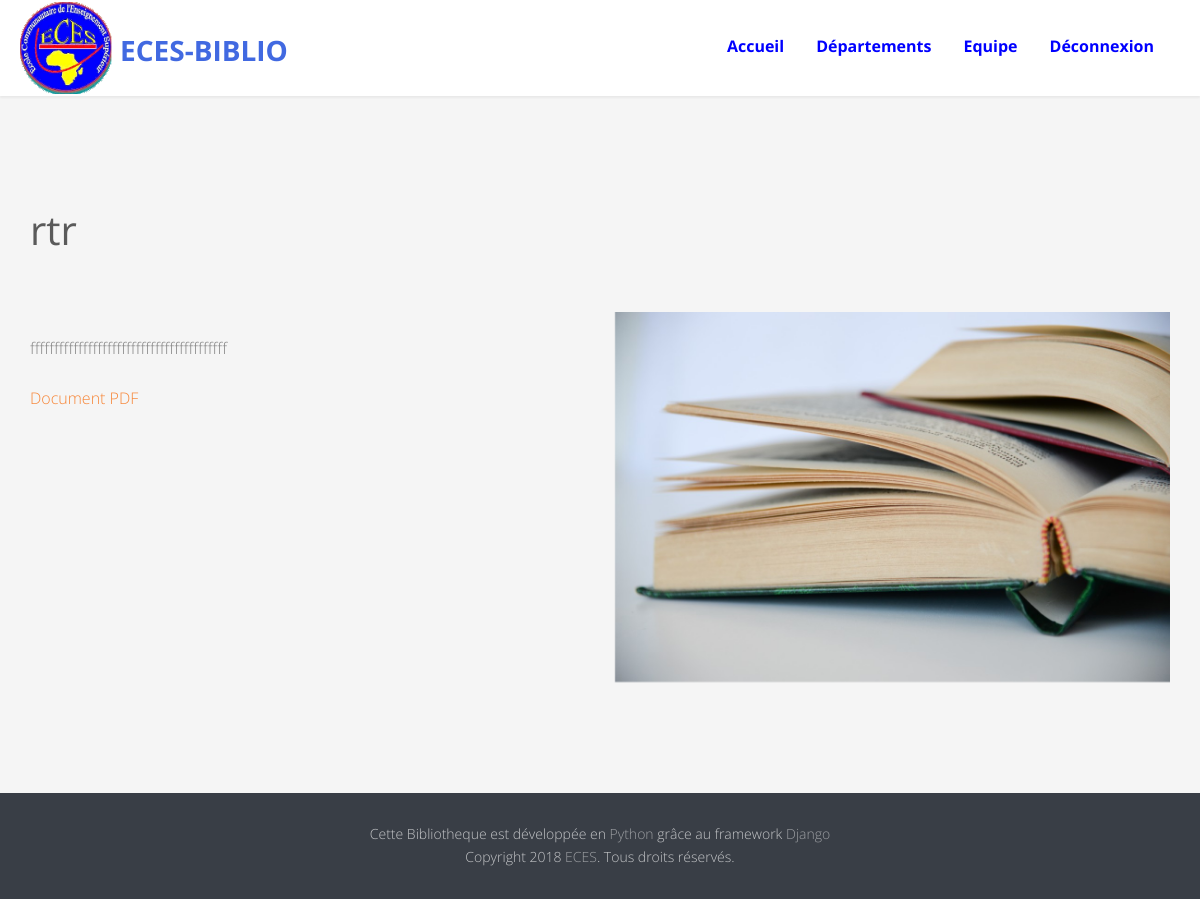
Screenshot of /documents/3/ (signed in) with the database file from the repository.
### eces/models.py (models this page shows, shortened)
class Document(models.Model):
  titre=models.CharField(max_length=100, unique=True, help_text='veuillez indiquer le titre du document')
  description=RichTextField()
  image=models.FileField(upload_to="Repertoire_Images", default='images_defaut/defaultdocument.jpeg')
  fichier=models.FileField(upload_to="Repertoire_Documents")
  filiere=models.ForeignKey(Filiere, on_delete=models.CASCADE)
  class Meta:
    verbose_name_plural='DOCUMENTS'

### eces/views.py (the view)
# urls.py: path('documents/<int:pk>/', views.DocumentDetailView.as_view(), name='document_detail'),
class DocumentDetailView(LoginRequiredMixin, DetailView):
	template_name='documents_detail.html'
	model=models.Document

### templates/documents_detail.html (shortened to what this page needs)
{% extends 'index.html' %}
{%  block header %}
{{ block.super }}
{%  endblock header%}
 {% block departement %}
 <div id="fh5co-tours" class="fh5co-section-gray">
    <div class="container">
        <div class="row">
            <div class="col-md-12 animate-box">
                 <h2 class="heading-title">{{ document.titre }}</h2>
            </div>
			<div class="col-md-6 animate-box">
				<p>{{ document.description|safe }}</p>
				<p><a href="{{ document.fichier.url }}">Document PDF</a></p>
			</div>
			<div class="col-md-6 animate-box">
				<img class="img-responsive" src="{{ document.image.url }}" alt="travel">
			</div>
		</div>
     </div>
</div>
 {% endblock departement %}

### eces/static/eces/css/style.css (style rules this page uses)
body { font-family: "Open Sans", Arial, sans-serif; line-height: 1.6; font-size: 16px; background: #fff; color: #848484; font-weight: 300; overflow-x: hidden; }
a { color: #F78536; -webkit-transition: 0.5s, ease; -o-transition: 0.5s, ease; transition: 0.5s, ease; }
p, ul, ol { margin-bottom: 1.5em; font-size: 16px; color: #848484; font-family: "Open Sans", Arial, sans-serif; }
h1, h2, h3, h4, h5, h6 { color: #5a5a5a; font-family: "Open Sans", Arial, sans-serif; font-weight: 400; margin: 0 0 30px 0; }
#fh5co-work-section, #fh5co-car, #fh5co-blog-section, #fh5co-features, #fh5co-tours, #fh5co-testimonial, .fh5co-content-section { padding: 7em 0; }
.fh5co-section-gray { background: rgba(0, 0, 0, 0.04); }
.heading-title { font-size: 40px; margin-bottom: 1.5em; }
.js .animate-box { opacity: 0; }

### rows the page displays
Document: titre "rtr", description "fffffffffffffffffffffffffffffffffffffffff", image (placeholder picture)
